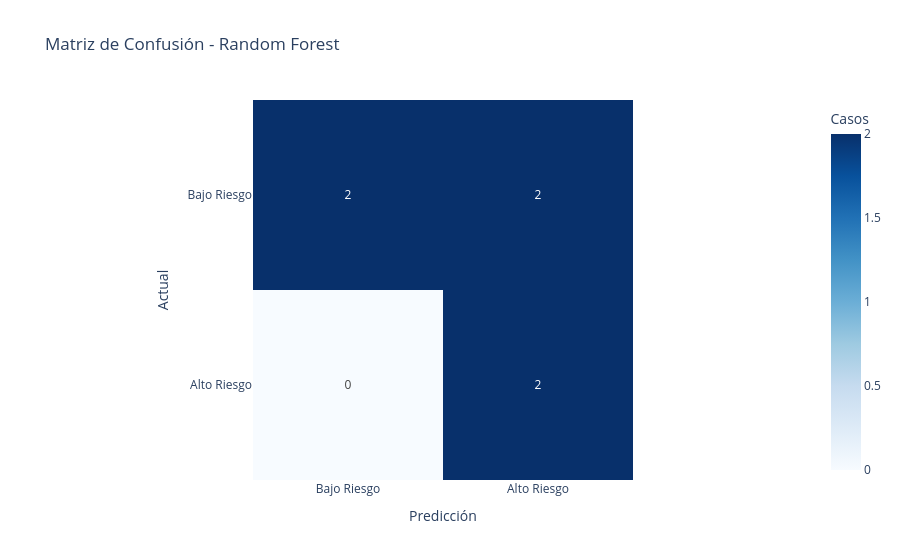

The notebook cell saved with this chart:
### Markdown cell above
## 6️⃣ Entrenar Random Forest - Modelo 1 (Ensemble)

### 🌲 ¿Qué es Random Forest?

**Analogía**: Un equipo de árbitros toma decisión por votación.

- **Árbol individual**: Frágil, sesgado hacia datos locales
- **Random Forest (100 árboles)**: Robusto, promedia decisiones de 100 árboles diferentes

**Ventajas**:
- ✅ Maneja features en diferentes escalas (no requiere normalización)
- ✅ Captura relaciones no-lineales (árbol A predice si on_time_rate < 50%, árbol B si cv > 0.4)
- ✅ Proporciona "feature importance" (cuál feature es más importante)
- ✅ Resistente a overfitting (promedio de 100 árboles reduce ruido)

**Desventajas**:
- ❌ "Caja negra" - difícil explicar por qué predice esto (árbol 1 votó sí, árbol 2 votó no, etc.)
- ❌ Más lento en predicción (100 árboles vs 1)

### 📊 Hiperparámetros Configurados

| Parámetro | Valor | Significado |
|-----------|-------|------------|
| `n_estimators` | 100 | 100 árboles de decisión entrenados en muestras diferentes |
| `max_depth` | 10 | Profundidad máxima (evita overfitting) |
| `min_samples_split` | 5 | Mínimo 5 muestras para dividir un nodo (control) |
| `min_samples_leaf` | 2 | Mínimo 2 muestras en hoja terminal (previene ruido) |

**¿Cómo se entrena?**
```
Para cada uno de los 100 árboles:
  1. Muestrear 80% de datos CON remplazo (bootstrap)
  2. Entrenar árbol con esa muestra
  3. Árbol crece hasta max_depth o min_samples

Resultado: 100 árboles ligeramente diferentes
           → Votación democrática = predicción más robusta
```

### 💡 Caso de Uso: Feature Importance

La salida incluye "cuál feature es más importante para predecir riesgo":

```
Feature Importance de Random Forest (100 árboles votaron):
  1. on_time_rate: 35% - El árbol 1 usó esto 35 veces
  2. delay_rate: 28%     - Muy correlacionado con riesgo
  3. cv_lead_time: 15%   - Variabilidad también importa
  4. total_orders: 12%   - Pero menos que confiabilidad
  ...
```

**Interpretación**: 
- on_time_rate es el MEJOR predictor individual de riesgo
- delay_rate es redundante (correlacionado con on_time_rate)
- Podríamos eliminar features con <2% importance

**Aplicación**: Validamos que el modelo aprendió "confiabilidad primero" (industria correcta)

### Code cell
# Random Forest Classifier
print("🌲 Entrenando Random Forest...")

rf_model = RandomForestClassifier(
    n_estimators=100,
    max_depth=10,
    min_samples_split=5,
    min_samples_leaf=2,
    random_state=42,
    n_jobs=-1
)

rf_model.fit(X_train, y_train)

# Predicciones
y_pred_rf = rf_model.predict(X_test)
y_proba_rf = rf_model.predict_proba(X_test)[:, 1]

# Métricas
print("\n📊 Métricas - Random Forest:")
try:
    print(classification_report(y_test, y_pred_rf, target_names=['Bajo Riesgo', 'Alto Riesgo']))
except ValueError:
    # Si solo hay una clase, usar labels explícitamente
    print(classification_report(y_test, y_pred_rf, labels=[0, 1], target_names=['Bajo Riesgo', 'Alto Riesgo']))

try:
    roc_auc_rf = roc_auc_score(y_test, y_proba_rf)
    print(f"\n🎯 ROC-AUC Score: {roc_auc_rf:.3f}")
except ValueError as e:
    print(f"\n⚠️ ROC-AUC no disponible: {str(e)}")
    roc_auc_rf = None

# Matriz de confusión
cm_rf = confusion_matrix(y_test, y_pred_rf, labels=[0, 1])
fig = px.imshow(
    cm_rf,
    text_auto=True,
    labels=dict(x='Predicción', y='Actual', color='Casos'),
    x=['Bajo Riesgo', 'Alto Riesgo'],
    y=['Bajo Riesgo', 'Alto Riesgo'],
    title='Matriz de Confusión - Random Forest',
    color_continuous_scale='Blues'
)
fig.show()

### Figure 1 — Plotly figure (JSON) as saved in the notebook; plotly's stock layout.template omitted (floating-point values rounded to 4 significant figures)
{"data": [{"coloraxis": "coloraxis", "hovertemplate": "Predicción: %{x}<br>Actual: %{y}<br>Casos: %{z}<extra></extra>", "name": "0", "texttemplate": "%{z}", "type": "heatmap", "x": ["Bajo Riesgo", "Alto Riesgo"], "xaxis": "x", "y": ["Bajo Riesgo", "Alto Riesgo"], "yaxis": "y", "z": [[2, 2], [0, 2]]}], "layout": {"coloraxis": {"colorbar": {"title": {"text": "Casos"}}, "colorscale": [[0, "rgb(247,251,255)"], [0.125, "rgb(222,235,247)"], [0.25, "rgb(198,219,239)"], [0.375, "rgb(158,202,225)"], [0.5, "rgb(107,174,214)"], [0.625, "rgb(66,146,198)"], [0.75, "rgb(33,113,181)"], [0.875, "rgb(8,81,156)"], [1, "rgb(8,48,107)"]]}, "title": {"text": "Matriz de Confusión - Random Forest"}, "xaxis": {"anchor": "y", "constrain": "domain", "domain": [0, 1], "scaleanchor": "y", "title": {"text": "Predicción"}}, "yaxis": {"anchor": "x", "autorange": "reversed", "constrain": "domain", "domain": [0, 1], "title": {"text": "Actual"}}}}
